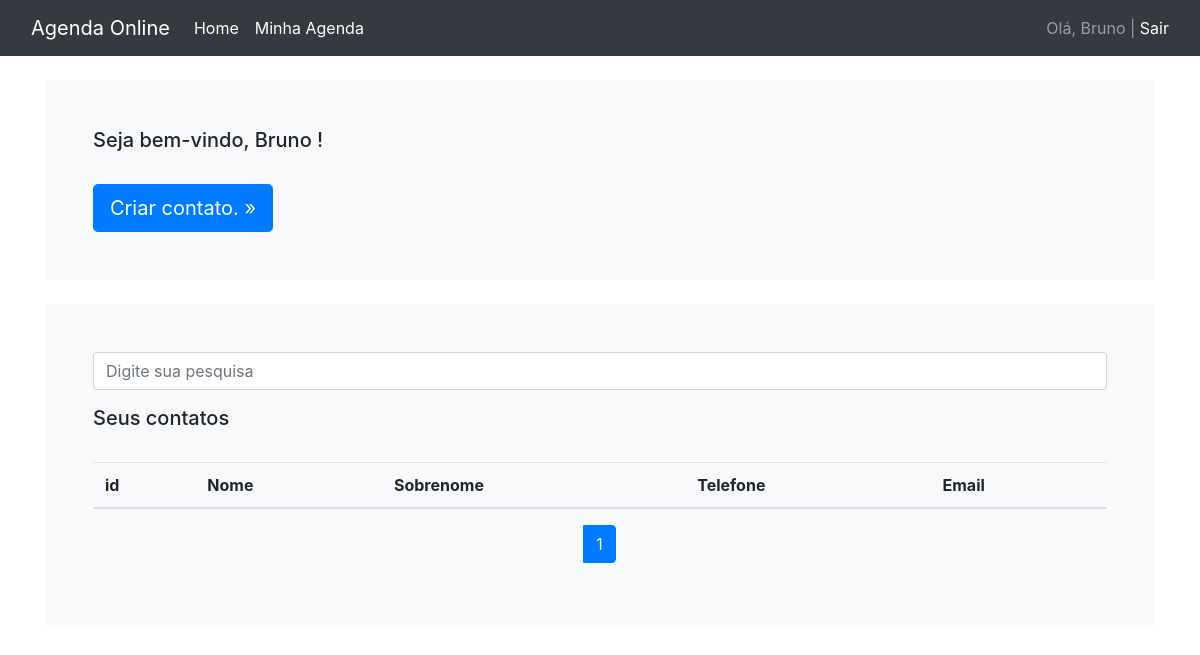
The app's page /accounts/dashboard/ (signed in), older data.
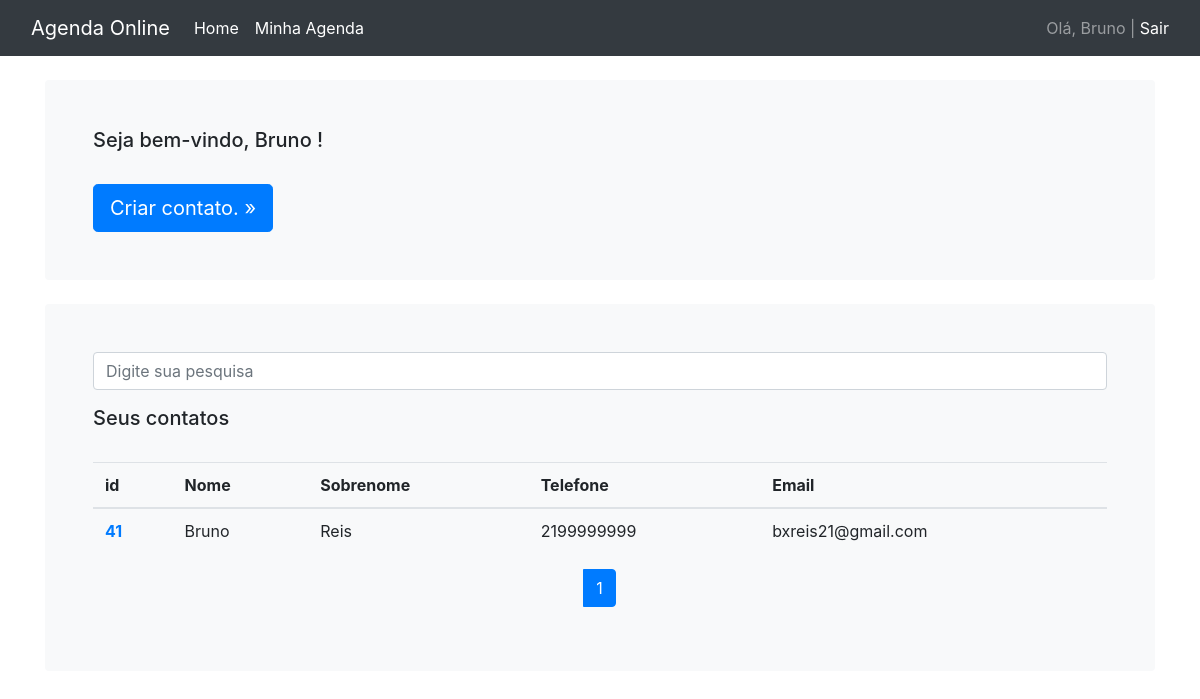
The same page, newer data.
### accounts/models.py (models this page shows, shortened)
class Contato(models.Model):
    user = models.ForeignKey(get_user_model(),
            on_delete=models.CASCADE,
            related_name='contato',
            default=None)
    imagem = models.ImageField(blank=True,upload_to='fotos/%Y/%m/%d',)
    id = models.AutoField(primary_key=True)
    nome = models.CharField(max_length=100)
    sobrenome = models.CharField(max_length=100)
    email = models.EmailField(blank=True)
    telefone = models.CharField(max_length=20,blank=True)
    descricao = models.TextField(blank=True)

### accounts/views.py (the view)
# urls.py: path('dashboard/',views.dashboard, name='dashboard'),
@login_required(redirect_field_name='index')
def dashboard(request):
    contatos = request.user.contato.all().filter()
    contatos = Paginator(contatos, 8)
    num_pagina = request.GET.get('page')
    page_obj = contatos.get_page(num_pagina)
    return render(request, 'accounts/dashboard.html', {'page_obj':page_obj})

### accounts/templates/accounts/dashboard.html (shortened to what this page needs)
{% extends 'base.html' %}
{% block conteudo %}
<main class="container">
    <div class="bg-light p-5 rounded">
        <h5>Seja bem-vindo, {{ user.first_name }}! </h5>
        <br>
        <a class="btn btn-lg btn-primary" href="\accounts/dashboard/create_contact" role="button">Criar contato. &raquo;</a>
    </div>
</main>
<br>
<main class="container">
    <div class="bg-light p-5 rounded">
      <form method="get" action="{% url 'busca' %}">
        <div class="form-group row">
          <div class="col-12">
            <input class="form-control" type="search"
                    value="{{ request.GET.termo }}"
                    id="search-input"
                    placeholder="Digite sua pesquisa"
                    name="termo">
          </div>
        </div>
      </form>
      <h5>Seus contatos</h5>
        <br>
        <table class="table">
            <thead>
              <tr>
                <th scope="col">id</th>
                <th scope="col">Nome</th>
                <th scope="col">Sobrenome</th>
                <th scope="col">Telefone</th>
                <th scope="col">Email</th>
              </tr>
            </thead>
            <tbody>
                {% for contato in page_obj %}
              <tr>
                <th scope="row"><a href="{% url 'ver_contato' contato.id %}" class="link-primary">{{ contato.id }}</a></th>
                <td>{{ contato.nome }}</td>
                <td>{{ contato.sobrenome }}</td>
                <td>{{ contato.telefone }}</td>
                <td>{{ contato.email }}</td>
              </tr>
              {% endfor %}
            </tbody>
          </table>
          <nav aria-label="Page navigation example">
            <ul class="pagination justify-content-center">
              <li class="page-item">
              <li class="page-item active"><a class="page-link" href="">{{ page_obj.number }}</a></li>
              </li>
            </ul>
          </nav>
    </div>
</main>
{% endblock %}

### templates/base.html (shortened to what this page needs)
{% load static %}
<link rel="stylesheet" href="{% static 'css/bootstrap.min.css' %}">
<link rel="stylesheet" href="{% static 'fa/css/all.min.css' %}">
<!doctype html>
<html lang="en">
  <head>
    </head>
    <body>
    <nav class="navbar navbar-expand-md navbar-dark bg-dark mb-4">
        <div class="container-fluid">
        <a class="navbar-brand" href="{% url 'index' %}">Agenda Online</a>
        {% if user.is_authenticated %}
          <div class="collapse navbar-collapse" id="navbarCollapse">
              <ul class="navbar-nav me-auto mb-2 mb-md-0">
              <li class="nav-item">
                  <a class="nav-link active" aria-current="page" href="{% url 'index' %}">Home</a>
              </li>
              <li class="nav-item active">
                  <a class="nav-link" href="/accounts/dashboard">Minha Agenda</a>
              </li>
            </div>
            <span class="navbar-text">
              Olá, {{ user.first_name }} | <a href="/accounts/logout" class="link-dark">Sair</a>
            </span>
    </nav>
    {% endif %}
    {%block conteudo%}
    {% endblock %}
</html>

Row changes from the older to the newer data that the page shows:
added Contato: id "41", nome "Bruno", sobrenome "Reis", telefone "2199999999", email "bxreis21@gmail.com"
